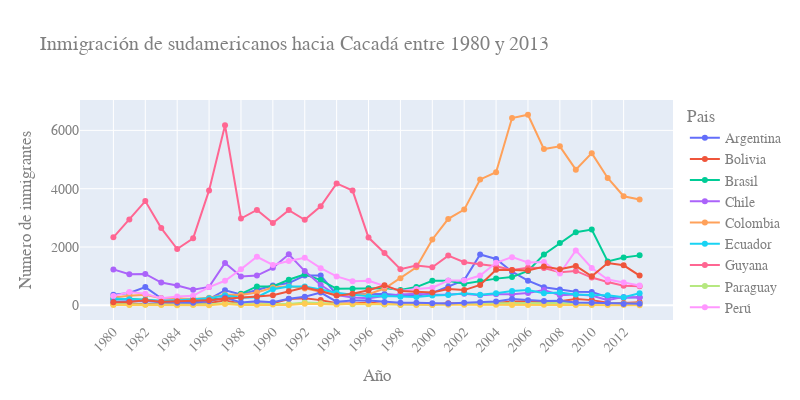

Here is the notebook cell this chart was saved with:
### Code cell
fig = px.line(sudamerica,x=sudamerica.index,y=sudamerica.columns,
              title='Inmigración de sudamericanos hacia Cacadá entre 1980 y 2013',color='Pais',markers=True)
fig.update_layout(width=800,height=400,xaxis={'tickangle':-45},xaxis_title='Año',
                  yaxis_title='Numero de inmigrantes',font_family='Arial',font_size=14,
                  font_color='grey')
fig.write_html('Images/inmigracion_sudamericanos_canada.html')
fig.show()

### Figure 1 — Plotly figure (JSON) as saved in the notebook; plotly's stock layout.template omitted (floating-point values rounded to 4 significant figures)
{"data": [{"hovertemplate": "Pais=Argentina<br>index=%{x}<br>value=%{y}<extra></extra>", "legendgroup": "Argentina", "line": {"color": "#636efa", "dash": "solid"}, "marker": {"symbol": "circle"}, "mode": "lines+markers", "name": "Argentina", "orientation": "v", "showlegend": true, "type": "scatter", "x": ["1980", "1981", "1982", "1983", "1984", "1985", "1986", "1987", "1988", "1989", "1990", "1991", "1992", "1993", "1994", "1995", "1996", "1997", "1998", "1999", "2000", "2001", "2002", "2003", "2004", "2005", "2006", "2007", "2008", "2009", "2010", "2011", "2012", "2013"], "xaxis": "x", "y": [368, 426, 626, 241, 237, 196, 213, 519, 374, 538, 678, 763, 1023, 1022, 366, 380, 396, 391, 349, 318, 427, 635, 865, 1745, 1591, 1153, 847, 620, 540, 467, 459, 278, 263, 282], "yaxis": "y"}, {"hovertemplate": "Pais=Bolivia<br>index=%{x}<br>value=%{y}<extra></extra>", "legendgroup": "Bolivia", "line": {"color": "#EF553B", "dash": "solid"}, "marker": {"symbol": "circle"}, "mode": "lines+markers", "name": "Bolivia", "orientation": "v", "showlegend": true, "type": "scatter", "x": ["1980", "1981", "1982", "1983", "1984", "1985", "1986", "1987", "1988", "1989", "1990", "1991", "1992", "1993", "1994", "1995", "1996", "1997", "1998", "1999", "2000", "2001", "2002", "2003", "2004", "2005", "2006", "2007", "2008", "2009", "2010", "2011", "2012", "2013"], "xaxis": "x", "y": [44, 52, 42, 49, 38, 44, 79, 165, 63, 68, 71, 214, 247, 180, 75, 61, 96, 43, 33, 42, 33, 72, 57, 59, 85, 134, 139, 107, 143, 214, 180, 86, 83, 107], "yaxis": "y"}, {"hovertemplate": "Pais=Brasil<br>index=%{x}<br>value=%{y}<extra></extra>", "legendgroup": "Brasil", "line": {"color": "#00cc96", "dash": "solid"}, "marker": {"symbol": "circle"}, "mode": "lines+markers", "name": "Brasil", "orientation": "v", "showlegend": true, "type": "scatter", "x": ["1980", "1981", "1982", "1983", "1984", "1985", "1986", "1987", "1988", "1989", "1990", "1991", "1992", "1993", "1994", "1995", "1996", "1997", "1998", "1999", "2000", "2001", "2002", "2003", "2004", "2005", "2006", "2007", "2008", "2009", "2010", "2011", "2012", "2013"], "xaxis": "x", "y": [211, 220, 192, 139, 145, 130, 205, 244, 394, 650, 650, 877, 1066, 866, 566, 572, 586, 591, 531, 626, 845, 847, 745, 839, 917, 969, 1181, 1746, 2138, 2509, 2598, 1508, 1642, 1714], "yaxis": "y"}, {"hovertemplate": "Pais=Chile<br>index=%{x}<br>value=%{y}<extra></extra>", "legendgroup": "Chile", "line": {"color": "#ab63fa", "dash": "solid"}, "marker": {"symbol": "circle"}, "mode": "lines+markers", "name": "Chile", "orientation": "v", "showlegend": true, "type": "scatter", "x": ["1980", "1981", "1982", "1983", "1984", "1985", "1986", "1987", "1988", "1989", "1990", "1991", "1992", "1993", "1994", "1995", "1996", "1997", "1998", "1999", "2000", "2001", "2002", "2003", "2004", "2005", "2006", "2007", "2008", "2009", "2010", "2011", "2012", "2013"], "xaxis": "x", "y": [1233, 1069, 1078, 781, 681, 533, 633, 1454, 990, 1023, 1286, 1749, 1175, 697, 352, 273, 244, 325, 376, 397, 366, 369, 401, 347, 383, 384, 427, 530, 350, 375, 340, 174, 291, 273], "yaxis": "y"}, {"hovertemplate": "Pais=Colombia<br>index=%{x}<br>value=%{y}<extra></extra>", "legendgroup": "Colombia", "line": {"color": "#FFA15A", "dash": "solid"}, "marker": {"symbol": "circle"}, "mode": "lines+markers", "name": "Colombia", "orientation": "v", "showlegend": true, "type": "scatter", "x": ["1980", "1981", "1982", "1983", "1984", "1985", "1986", "1987", "1988", "1989", "1990", "1991", "1992", "1993", "1994", "1995", "1996", "1997", "1998", "1999", "2000", "2001", "2002", "2003", "2004", "2005", "2006", "2007", "2008", "2009", "2010", "2011", "2012", "2013"], "xaxis": "x", "y": [266, 326, 360, 244, 235, 214, 257, 376, 352, 439, 614, 652, 582, 464, 375, 371, 381, 578, 929, 1306, 2259, 2965, 3283, 4318, 4566, 6424, 6535, 5357, 5452, 4652, 5218, 4366, 3741, 3631], "yaxis": "y"}, {"hovertemplate": "Pais=Ecuador<br>index=%{x}<br>value=%{y}<extra></extra>", "legendgroup": "Ecuador", "line": {"color": "#19d3f3", "dash": "solid"}, "marker": {"symbol": "circle"}, "mode": "lines+markers", "name": "Ecuador", "orientation": "v", "showlegend": true, "type": "scatter", "x": ["1980", "1981", "1982", "1983", "1984", "1985", "1986", "1987", "1988", "1989", "1990", "1991", "1992", "1993", "1994", "1995", "1996", "1997", "1998", "1999", "2000", "2001", "2002", "2003", "2004", "2005", "2006", "2007", "2008", "2009", "2010", "2011", "2012", "2013"], "xaxis": "x", "y": [238, 207, 184, 155, 179, 208, 240, 344, 265, 278, 552, 643, 644, 547, 431, 368, 310, 317, 295, 291, 342, 353, 418, 361, 417, 491, 525, 419, 437, 373, 353, 348, 282, 418], "yaxis": "y"}, {"hovertemplate": "Pais=Guyana<br>index=%{x}<br>value=%{y}<extra></extra>", "legendgroup": "Guyana", "line": {"color": "#FF6692", "dash": "solid"}, "marker": {"symbol": "circle"}, "mode": "lines+markers", "name": "Guyana", "orientation": "v", "showlegend": true, "type": "scatter", "x": ["1980", "1981", "1982", "1983", "1984", "1985", "1986", "1987", "1988", "1989", "1990", "1991", "1992", "1993", "1994", "1995", "1996", "1997", "1998", "1999", "2000", "2001", "2002", "2003", "2004", "2005", "2006", "2007", "2008", "2009", "2010", "2011", "2012", "2013"], "xaxis": "x", "y": [2334, 2943, 3575, 2650, 1932, 2299, 3942, 6174, 2977, 3270, 2824, 3266, 2932, 3399, 4181, 3935, 2324, 1795, 1238, 1366, 1308, 1707, 1479, 1410, 1341, 1215, 1286, 1277, 1137, 1180, 953, 804, 676, 656], "yaxis": "y"}, {"hovertemplate": "Pais=Paraguay<br>index=%{x}<br>value=%{y}<extra></extra>", "legendgroup": "Paraguay", "line": {"color": "#B6E880", "dash": "solid"}, "marker": {"symbol": "circle"}, "mode": "lines+markers", "name": "Paraguay", "orientation": "v", "showlegend": true, "type": "scatter", "x": ["1980", "1981", "1982", "1983", "1984", "1985", "1986", "1987", "1988", "1989", "1990", "1991", "1992", "1993", "1994", "1995", "1996", "1997", "1998", "1999", "2000", "2001", "2002", "2003", "2004", "2005", "2006", "2007", "2008", "2009", "2010", "2011", "2012", "2013"], "xaxis": "x", "y": [45, 26, 32, 40, 48, 36, 34, 72, 53, 48, 56, 51, 94, 75, 46, 39, 38, 30, 25, 34, 29, 34, 60, 88, 74, 75, 88, 98, 95, 88, 89, 83, 55, 66], "yaxis": "y"}, {"hovertemplate": "Pais=Perú<br>index=%{x}<br>value=%{y}<extra></extra>", "legendgroup": "Perú", "line": {"color": "#FF97FF", "dash": "solid"}, "marker": {"symbol": "circle"}, "mode": "lines+markers", "name": "Perú", "orientation": "v", "showlegend": true, "type": "scatter", "x": ["1980", "1981", "1982", "1983", "1984", "1985", "1986", "1987", "1988", "1989", "1990", "1991", "1992", "1993", "1994", "1995", "1996", "1997", "1998", "1999", "2000", "2001", "2002", "2003", "2004", "2005", "2006", "2007", "2008", "2009", "2010", "2011", "2012", "2013"], "xaxis": "x", "y": [317, 456, 401, 241, 306, 328, 628, 843, 1237, 1667, 1384, 1522, 1632, 1274, 993, 827, 845, 676, 493, 560, 603, 849, 855, 1023, 1460, 1653, 1473, 1490, 1094, 1884, 1283, 886, 787, 682], "yaxis": "y"}, {"hovertemplate": "Pais=Surinam<br>index=%{x}<br>value=%{y}<extra></extra>", "legendgroup": "Surinam", "line": {"color": "#FECB52", "dash": "solid"}, "marker": {"symbol": "circle"}, "mode": "lines+markers", "name": "Surinam", "orientation": "v", "showlegend": true, "type": "scatter", "x": ["1980", "1981", "1982", "1983", "1984", "1985", "1986", "1987", "1988", "1989", "1990", "1991", "1992", "1993", "1994", "1995", "1996", "1997", "1998", "1999", "2000", "2001", "2002", "2003", "2004", "2005", "2006", "2007", "2008", "2009", "2010", "2011", "2012", "2013"], "xaxis": "x", "y": [15, 10, 21, 12, 5, 16, 7, 46, 16, 24, 26, 13, 53, 51, 32, 58, 51, 35, 22, 11, 16, 22, 22, 22, 17, 15, 16, 20, 9, 12, 13, 11, 16, 4], "yaxis": "y"}, {"hovertemplate": "Pais=Uruguay<br>index=%{x}<br>value=%{y}<extra></extra>", "legendgroup": "Uruguay", "line": {"color": "#636efa", "dash": "solid"}, "marker": {"symbol": "circle"}, "mode": "lines+markers", "name": "Uruguay", "orientation": "v", "showlegend": true, "type": "scatter", "x": ["1980", "1981", "1982", "1983", "1984", "1985", "1986", "1987", "1988", "1989", "1990", "1991", "1992", "1993", "1994", "1995", "1996", "1997", "1998", "1999", "2000", "2001", "2002", "2003", "2004", "2005", "2006", "2007", "2008", "2009", "2010", "2011", "2012", "2013"], "xaxis": "x", "y": [128, 132, 146, 105, 90, 92, 137, 269, 99, 144, 111, 229, 299, 437, 125, 164, 171, 117, 87, 93, 75, 64, 91, 103, 130, 217, 175, 147, 160, 99, 93, 81, 47, 58], "yaxis": "y"}, {"hovertemplate": "Pais=Venezuela<br>index=%{x}<br>value=%{y}<extra></extra>", "legendgroup": "Venezuela", "line": {"color": "#EF553B", "dash": "solid"}, "marker": {"symbol": "circle"}, "mode": "lines+markers", "name": "Venezuela", "orientation": "v", "showlegend": true, "type": "scatter", "x": ["1980", "1981", "1982", "1983", "1984", "1985", "1986", "1987", "1988", "1989", "1990", "1991", "1992", "1993", "1994", "1995", "1996", "1997", "1998", "1999", "2000", "2001", "2002", "2003", "2004", "2005", "2006", "2007", "2008", "2009", "2010", "2011", "2012", "2013"], "xaxis": "x", "y": [103, 117, 174, 124, 142, 165, 179, 229, 279, 304, 344, 487, 610, 490, 334, 402, 520, 686, 489, 464, 443, 560, 524, 699, 1224, 1211, 1192, 1335, 1239, 1353, 998, 1452, 1373, 1022], "yaxis": "y"}], "layout": {"font": {"color": "grey", "family": "Arial", "size": 14}, "height": 400, "legend": {"title": {"text": "Pais"}, "tracegroupgap": 0}, "title": {"text": "Inmigración de sudamericanos hacia Cacadá entre 1980 y 2013"}, "width": 800, "xaxis": {"anchor": "y", "domain": [0, 1], "tickangle": -45, "title": {"text": "Año"}}, "yaxis": {"anchor": "x", "domain": [0, 1], "title": {"text": "Numero de inmigrantes"}}}}
